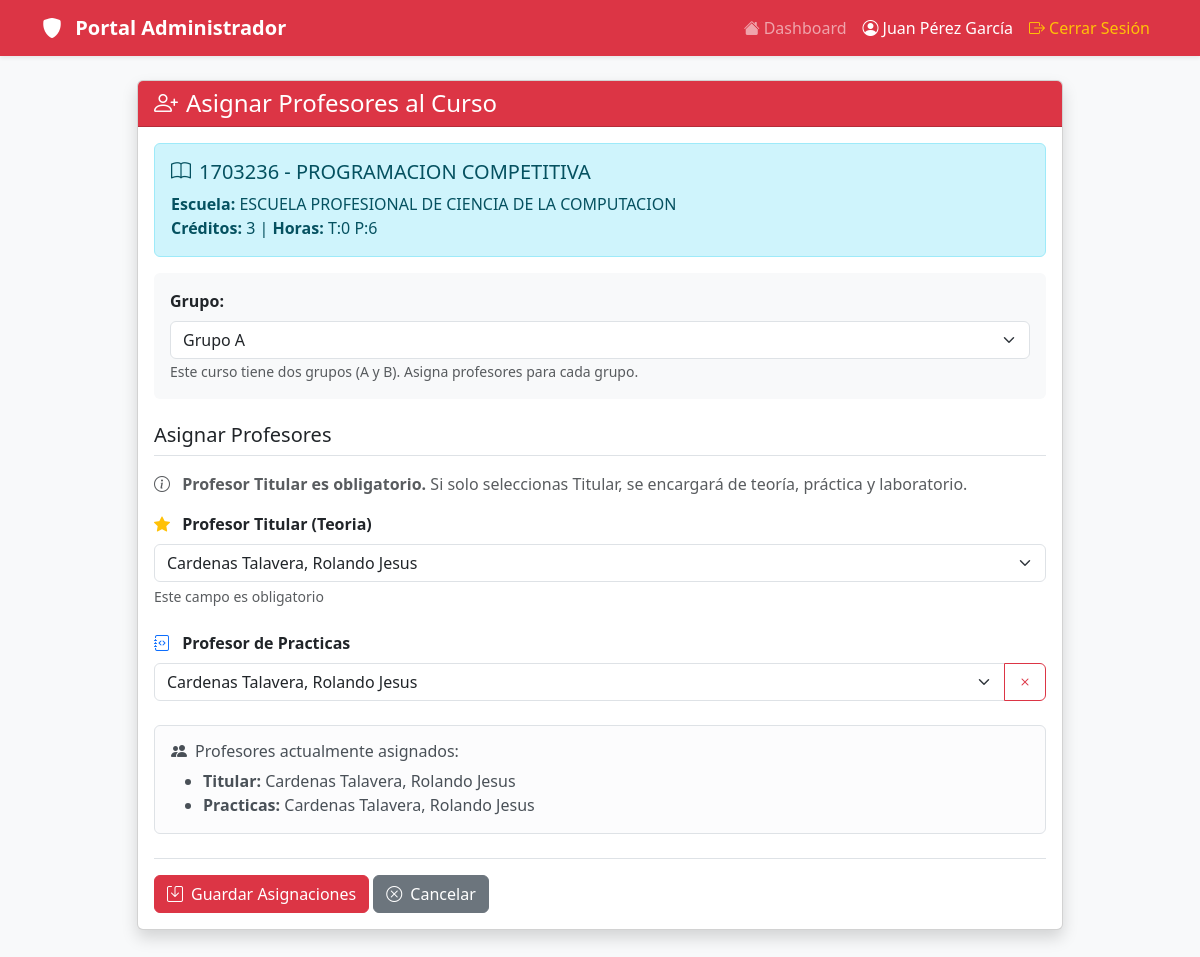
/gestion/cursos/1703236/profesores/ (signed in), run on the app's committed database.
### app/models/usuario/models.py (models this page shows, shortened)
class Usuario(AbstractBaseUser, PermissionsMixin):
    codigo = models.CharField(max_length=20, unique=True, primary_key=True)
    nombres = models.CharField(max_length=100)
    apellidos = models.CharField(max_length=100)
    email = models.EmailField(unique=True, validators=[EmailValidator()])
    telefono = models.CharField(max_length=20, blank=True, null=True)
    dni = models.CharField(
        max_length=8,
        unique=True,
        validators=[RegexValidator(regex=r'^\d{8}$', message='DNI debe tener 8 dígitos')]
    )
    tipo_usuario = models.ForeignKey(
        TipoUsuario,
        on_delete=models.PROTECT,
        related_name='usuarios'
    )
    estado_cuenta = models.ForeignKey(
        EstadoCuenta,
        on_delete=models.PROTECT,
        related_name='usuarios',
        default='ACTIVO'
    )
    permisos_usuario = models.ManyToManyField(
        Permiso,
        related_name='usuarios',
        blank=True
    )
    fecha_registro = models.DateTimeField(auto_now_add=True)
    fecha_actualizacion = models.DateTimeField(auto_now=True)
    ultimo_acceso = models.DateTimeField(null=True, blank=True)
    direccion_ip_ultimo_acceso = models.GenericIPAddressField(null=True, blank=True)
    is_active = models.BooleanField(default=True)
    is_staff = models.BooleanField(default=False)
    is_superuser = models.BooleanField(default=False)
    objects = UsuarioManager()
    USERNAME_FIELD = 'email'
    REQUIRED_FIELDS = ['codigo', 'nombres', 'apellidos', 'dni']
    class Meta:
        db_table = 'usuario'
        verbose_name = 'Usuario'
        verbose_name_plural = 'Usuarios'
        ordering = ['apellidos', 'nombres']
    @property
    def nombre_completo(self):
        return f"{self.nombres} {self.apellidos}"

class TipoUsuario(models.Model):
    TIPOS = [
        ('ADMIN', 'Administrador'),
        ('PROFESOR', 'Profesor'),
        ('ESTUDIANTE', 'Estudiante'),
        ('SECRETARIA', 'Secretaria'),
    ]
    codigo = models.CharField(max_length=20, unique=True, primary_key=True)
    nombre = models.CharField(max_length=100)
    descripcion = models.TextField(blank=True, null=True)
    class Meta:
        db_table = 'tipo_usuario'
        verbose_name = 'Tipo de Usuario'
        verbose_name_plural = 'Tipos de Usuario'

class Escuela(models.Model):
    codigo = models.CharField(max_length=20, unique=True, primary_key=True)
    nombre = models.CharField(max_length=200)
    facultad = models.CharField(max_length=200, blank=True, null=True)
    descripcion = models.TextField(blank=True, null=True)
    is_active = models.BooleanField(default=True)
    class Meta:
        db_table = 'escuela'
        verbose_name = 'Escuela'
        verbose_name_plural = 'Escuelas'

class Profesor(models.Model):
    usuario = models.OneToOneField(
        Usuario,
        on_delete=models.CASCADE,
        primary_key=True,
        related_name='profesor'
    )
    tipo_profesor = models.ForeignKey(
        TipoProfesor,
        on_delete=models.PROTECT,
        related_name='profesores'
    )
    escuela = models.ForeignKey(
        Escuela,
        on_delete=models.PROTECT,
        related_name='profesores',
        null=True,
        blank=True
    )
    especialidad = models.CharField(max_length=200, blank=True, null=True)
    grado_academico = models.CharField(max_length=100, blank=True, null=True)
    cv_url = models.URLField(blank=True, null=True)
    class Meta:
        db_table = 'profesor'
        verbose_name = 'Profesor'
        verbose_name_plural = 'Profesores'

### app/models/curso/models.py (models this page shows, shortened)
class Curso(models.Model):
    codigo = models.CharField(max_length=20, unique=True, primary_key=True)
    nombre = models.CharField(max_length=200)
    descripcion = models.TextField(blank=True, null=True)
    creditos = models.IntegerField(default=3)
    horas_teoria = models.IntegerField(default=2)
    horas_practica = models.IntegerField(default=2)
    horas_laboratorio = models.IntegerField(default=0)
    semestre_recomendado = models.IntegerField(default=1)
    escuela = models.ForeignKey(
        Escuela,
        on_delete=models.PROTECT,
        related_name='cursos'
    )
    prerequisitos = models.ManyToManyField(
        'self',
        symmetrical=False,
        related_name='cursos_siguientes',
        blank=True
    )
    fecha_creacion = models.DateTimeField(auto_now_add=True)
    fecha_actualizacion = models.DateTimeField(auto_now=True)
    is_active = models.BooleanField(default=True)
    tiene_grupo_b = models.BooleanField(
        default=False,
        help_text='Si el curso tiene dos grupos (A y B)'
    )
    class Meta:
        db_table = 'curso'
        verbose_name = 'Curso'
        verbose_name_plural = 'Cursos'
        ordering = ['codigo']

### app/models/horario/models.py (models this page shows, shortened)
class Horario(models.Model):
    DIAS_SEMANA = [
        (1, 'Lunes'),
        (2, 'Martes'),
        (3, 'Miércoles'),
        (4, 'Jueves'),
        (5, 'Viernes'),
        (6, 'Sábado'),
        (7, 'Domingo'),
    ]
    TIPO_CLASE = [
        ('TEORIA', 'Teoría'),
        ('PRACTICA', 'Práctica'),
        ('LABORATORIO', 'Laboratorio'),
        ('RESERVA', 'Reserva de Ambiente'),
    ]
    curso = models.ForeignKey(
        Curso,
        on_delete=models.CASCADE,
        related_name='horarios',
        null=True,
        blank=True
    )
    profesor = models.ForeignKey(
        Profesor,
        on_delete=models.SET_NULL,
        null=True,
        related_name='horarios'
    )
    ubicacion = models.ForeignKey(
        Ubicacion,
        on_delete=models.SET_NULL,
        null=True,
        related_name='horarios'
    )
    dia_semana = models.IntegerField(choices=DIAS_SEMANA)
    hora_inicio = models.TimeField()
    hora_fin = models.TimeField()
    tipo_clase = models.CharField(max_length=20, choices=TIPO_CLASE)
    periodo_academico = models.CharField(max_length=20)
    grupo = models.CharField(max_length=10, default='A')
    fecha_inicio = models.DateField()
    fecha_fin = models.DateField()
    is_active = models.BooleanField(default=True)
    observaciones = models.TextField(blank=True, null=True)
    es_reserva_extra = models.BooleanField(default=False)
    class Meta:
        db_table = 'horario'
        verbose_name = 'Horario'
        verbose_name_plural = 'Horarios'
        ordering = ['dia_semana', 'hora_inicio']

### app/models/curso/admin_views.py (the view, shortened to what this page needs)
# urls.py: path('gestion/cursos/<str:curso_codigo>/profesores/', asignar_profesores, name='asignar_profesores'),
@never_cache
@login_required
def asignar_profesores(request, curso_codigo):
    if not hasattr(request.user, 'tipo_usuario'):
        messages.error(request, 'No tiene permisos para acceder a esta página.')
        return redirect('login')
    tipo = request.user.tipo_usuario.nombre
    if tipo not in ['Administrador', 'Secretaria']:
        messages.error(request, 'Solo administradores y secretarias pueden asignar profesores.')
        return redirect('listar_cursos')
    curso = get_object_or_404(Curso, codigo=curso_codigo)
    profesores = Usuario.objects.filter(
        tipo_usuario__codigo='PROFESOR',
        is_active=True
    ).order_by('apellidos', 'nombres')
    grupo_consulta = request.GET.get('grupo', 'A')
    horarios = Horario.objects.filter(
        curso=curso,
        grupo=grupo_consulta
    ).filter(
        Q(is_active=True) | Q(hora_inicio='00:00:00')
    ).select_related('profesor__usuario').order_by('-is_active', '-id')
    horario_titular = horarios.filter(tipo_clase='TEORIA').first()
    horario_practicas = horarios.filter(tipo_clase='PRACTICA').first()
    horario_laboratorio = horarios.filter(tipo_clase='LABORATORIO').first()
    if curso.horas_teoria == 0 and not horario_titular:
        horario_titular = horarios.filter(tipo_clase='PRACTICA').first()
        if not horario_titular:
            horario_titular = horarios.filter(tipo_clase='LABORATORIO').first()
    profesor_titular = horario_titular
    profesor_practicas = horario_practicas
    profesor_laboratorio = horario_laboratorio
    context = {
        'usuario': request.user,
        'curso': curso,
        'profesores': profesores,
        'profesor_titular': profesor_titular,
        'profesor_practicas': profesor_practicas,
        'profesor_laboratorio': profesor_laboratorio,
        'grupo_actual': grupo_consulta,
    }
    return render(request, 'admin/asignar_profesores.html', context)

### Templates/admin/asignar_profesores.html (shortened to what this page needs)
<!doctype html>
<html lang="es">
<head>
    <link href="https://cdn.jsdelivr.net/npm/bootstrap@5.3.2/dist/css/bootstrap.min.css" rel="stylesheet">
    <link rel="stylesheet" href="https://cdn.jsdelivr.net/npm/bootstrap-icons@1.11.1/font/bootstrap-icons.css">
</head>
<body class="bg-light">
        <nav class="navbar navbar-expand-lg navbar-dark bg-danger shadow-sm">
        <div class="container">
            <a class="navbar-brand fw-bold" href="{% if usuario.tipo_usuario.nombre == 'Administrador' %}{% url 'admin_dashboard' %}{% else %}{% url 'secretaria_dashboard' %}{% endif %}">
                <i class="bi {% if usuario.tipo_usuario.nombre == 'Administrador' %}bi-shield-fill{% else %}bi-clipboard-check-fill{% endif %} me-2"></i>
                Portal {% if usuario.tipo_usuario.nombre == 'Administrador' %}Administrador{% else %}Secretaría{% endif %}
            </a>
            <div class="collapse navbar-collapse" id="navbarNav">
                <ul class="navbar-nav ms-auto">
                    <li class="nav-item">
                        <a class="nav-link" href="{% if usuario.tipo_usuario.nombre == 'Administrador' %}{% url 'admin_dashboard' %}{% else %}{% url 'secretaria_dashboard' %}{% endif %}">
                            <i class="bi bi-house-fill me-1"></i>Dashboard
                        </a>
                    </li>
                    <li class="nav-item">
                        <span class="nav-link text-white">
                            <i class="bi bi-person-circle me-1"></i>{{ usuario.nombre_completo }}
                        </span>
                    </li>
                    <li class="nav-item">
                        <a class="nav-link text-warning" href="{% url 'logout' %}">
                            <i class="bi bi-box-arrow-right me-1"></i>Cerrar Sesión
                        </a>
                    </li>
                </ul>
            </div>
        </div>
    </nav>
    <main class="container mt-4 mb-5">
        <div class="row">
            <div class="col-md-10 mx-auto">
                <div class="card shadow">
                    <div class="card-header bg-danger text-white">
                        <h4 class="mb-0">
                            <i class="bi bi-person-plus me-2"></i>Asignar Profesores al Curso
                        </h4>
                    </div>
                    <div class="card-body">
                        <div class="alert alert-info">
                            <h5><i class="bi bi-book me-2"></i>{{ curso.codigo }} - {{ curso.nombre }}</h5>
                            <p class="mb-0">
                                <strong>Escuela:</strong> {{ curso.escuela.nombre }}<br>
                                <strong>Créditos:</strong> {{ curso.creditos }} |
                                <strong>Horas:</strong> T:{{ curso.horas_teoria }} P:{{ curso.horas_practica }}
                            </p>
                        </div>
                        <form method="POST" id="asignarProfesoresForm">
                            <div class="mb-4 bg-light p-3 rounded">
                                <label class="form-label"><strong>Grupo:</strong></label>
                                {% if curso.tiene_grupo_b %}
                                <select class="form-select" name="grupo" id="grupo" required>
                                    <option value="A">Grupo A</option>
                                </select>
                                <small class="text-muted">
                                    Este curso tiene dos grupos (A y B). Asigna profesores para cada grupo.
                                </small>
                                {% else %}
                                <input type="hidden" name="grupo" value="A">
                                <div class="form-control-plaintext"><strong>Grupo A</strong></div>
                                <small class="text-muted">
                                    Este curso solo tiene Grupo A.
                                </small>
                                {% endif %}
                            </div>
                            <h5 class="border-bottom pb-2 mb-3">Asignar Profesores</h5>
                            <p class="text-muted">
                                <i class="bi bi-info-circle me-2"></i>
                                <strong>Profesor Titular es obligatorio.</strong> Si solo seleccionas Titular, se
                                encargará de teoría, práctica y laboratorio.
                            </p>
                            <div class="mb-4">
                                <label class="form-label">
                                    <i class="bi bi-star-fill text-warning me-2"></i>
                                    <strong>Profesor Titular (Teoria)</strong>
                                </label>
                                <select class="form-select" name="profesor_titular" id="profesor_titular" required>
                                    {% for profesor in profesores %}
                                    <option value="{{ profesor.codigo }}">{{ profesor.apellidos }}, {{ profesor.nombres }}</option>
                                    {% endfor %}
                                </select>
                                <div class="form-text">Este campo es obligatorio</div>
                            </div>
                            <div class="mb-4" id="practicas-section"
                                style="display: {% if profesor_practicas %}block{% else %}none{% endif %};">
                                <label class="form-label">
                                    <i class="bi bi-journal-code text-primary me-2"></i>
                                    <strong>Profesor de Practicas</strong>
                                </label>
                                <div class="input-group">
                                    <select class="form-select" name="profesor_practicas" id="profesor_practicas">
                                        {% for profesor in profesores %}
                                        <option value="{{ profesor.codigo }}">{{ profesor.apellidos }}, {{ profesor.nombres }}</option>
                                        {% endfor %}
                                    </select>
                                    <button type="button" class="btn btn-outline-danger" onclick="hidePracticas()">
                                        <i class="bi bi-x"></i>
                                    </button>
                                </div>
                            </div>
                            {% if profesor_titular or profesor_practicas or profesor_laboratorio %}
                            <div class="alert alert-light border">
                                <h6><i class="bi bi-people-fill me-2"></i>Profesores actualmente asignados:</h6>
                                <ul class="mb-0">
                                    {% if profesor_titular %}
                                    <li><strong>Titular:</strong> {{ profesor_titular.profesor.usuario.apellidos }}, {{ profesor_titular.profesor.usuario.nombres }}</li>
                                    {% endif %}
                                    {% if profesor_practicas %}
                                    <li><strong>Practicas:</strong> {{ profesor_practicas.profesor.usuario.apellidos }}, {{ profesor_practicas.profesor.usuario.nombres }}</li>
                                    {% endif %}
                                </ul>
                            </div>
                            {% endif %}
                            <div class="border-top pt-3 mt-4">
                                <button type="submit" class="btn btn-danger">
                                    <i class="bi bi-save me-2"></i>Guardar Asignaciones
                                </button>
                                <a href="{% url 'listar_cursos' %}" class="btn btn-secondary">
                                    <i class="bi bi-x-circle me-2"></i>Cancelar
                                </a>
                            </div>
                        </form>
                    </div>
                </div>
            </div>
        </div>
    </main>
</body>
</html>

### data on the page
Usuario: nombre_completo "Juan Pérez García"
Curso: codigo "1703236", nombre "PROGRAMACION COMPETITIVA", escuela.nombre "ESCUELA PROFESIONAL DE CIENCIA DE LA COMPUTACION", creditos "3", horas_teoria "0", horas_practica "6"
Horario: profesor.usuario.apellidos "Cardenas Talavera", profesor.usuario.nombres "Rolando Jesus"

### other printed values
form field profesor_titular "Cardenas Talavera, Rolando Jesus"
form field profesor_practicas "Cardenas Talavera, Rolando Jesus"
